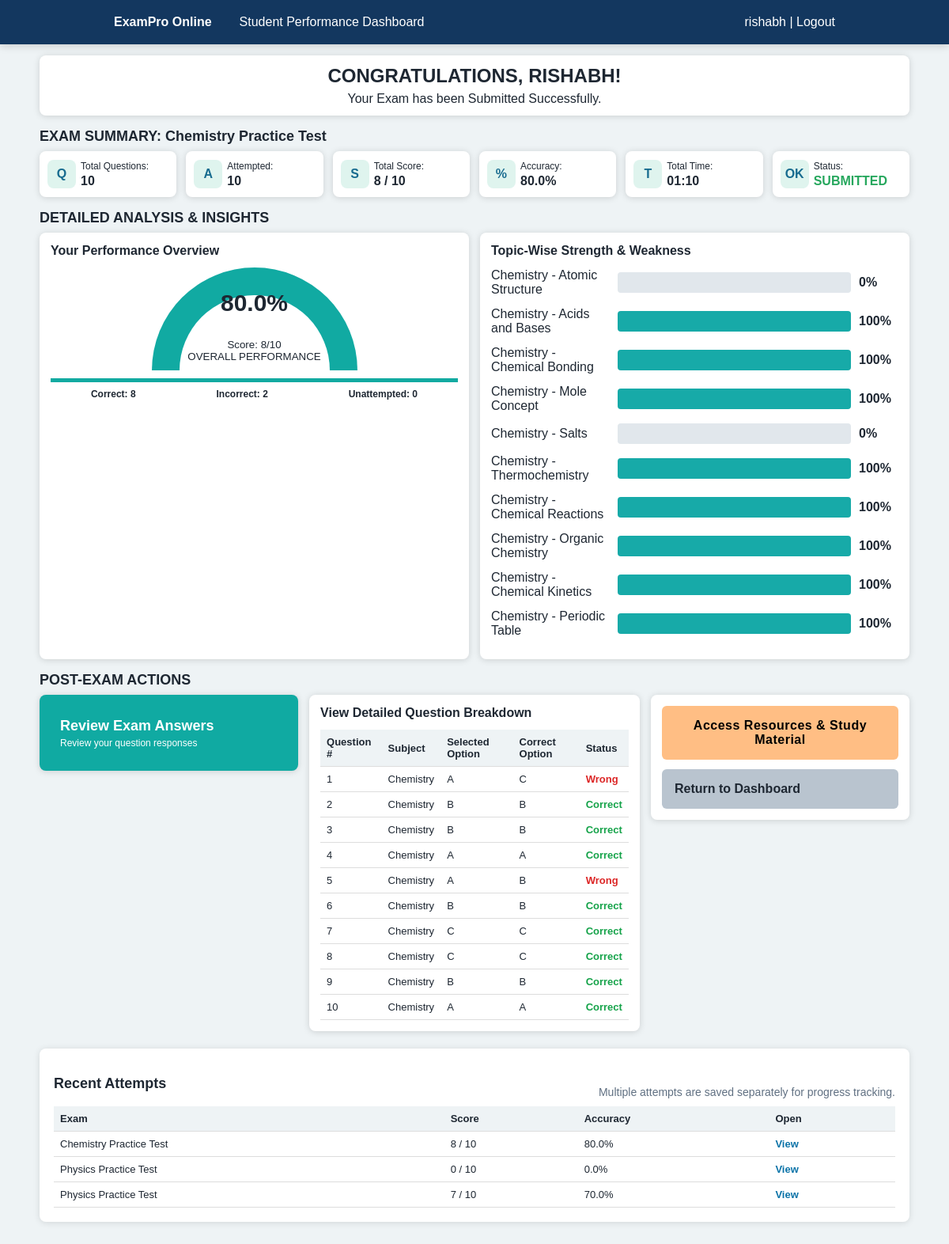
The page /result/ (signed in) on the database its author committed.
### exams/models.py (models this page shows, shortened)
class Result(models.Model):
    user = models.ForeignKey(User, on_delete=models.CASCADE, related_name="results")
    subject = models.CharField(max_length=40, default="All Subjects")
    title = models.CharField(max_length=120, default="PCM Mock Test")
    total_questions = models.PositiveIntegerField()
    attempted = models.PositiveIntegerField()
    correct = models.PositiveIntegerField()
    incorrect = models.PositiveIntegerField()
    score = models.PositiveIntegerField()
    accuracy = models.FloatField(default=0)
    time_taken = models.PositiveIntegerField(default=0)
    submitted_at = models.DateTimeField(auto_now_add=True)

class UserResponse(models.Model):
    user = models.ForeignKey(User, on_delete=models.CASCADE)
    question = models.ForeignKey(Question, on_delete=models.CASCADE)
    result = models.ForeignKey(Result, on_delete=models.CASCADE, related_name="responses", null=True, blank=True)
    selected_answer = models.CharField(max_length=1, blank=True)
    is_correct = models.BooleanField(default=False)
    marked_for_review = models.BooleanField(default=False)
    class Meta:
        unique_together = ("result", "question")

class Question(models.Model):
    subject = models.CharField(max_length=40, default="Computer Science")
    text = models.TextField()
    option_a = models.CharField(max_length=255)
    option_b = models.CharField(max_length=255)
    option_c = models.CharField(max_length=255)
    option_d = models.CharField(max_length=255)
    correct_answer = models.CharField(max_length=1, choices=[("A", "A"), ("B", "B"), ("C", "C"), ("D", "D")])
    topic = models.CharField(max_length=80, default="General Aptitude")

### exams/views.py (the view)
# urls.py: path("result/", views.result_page, name="result"),
@login_required
def result_page(request, result_id=None):
    if result_id:
        result = get_object_or_404(Result, id=result_id, user=request.user)
    else:
        result = Result.objects.filter(user=request.user).order_by("-submitted_at").first()
        if not result:
            return redirect("dashboard")
    responses = UserResponse.objects.filter(result=result).select_related("question").order_by("question_id")
    topic_stats = defaultdict(lambda: {"total": 0, "correct": 0, "percent": 0})
    for r in responses:
        s = topic_stats[f"{r.question.subject} - {r.question.topic}"]
        s["total"] += 1
        s["correct"] += int(r.is_correct)
    topics = []
    for name, s in topic_stats.items():
        s["percent"] = round((s["correct"] / s["total"]) * 100) if s["total"] else 0
        topics.append({"name": name, **s})
    time_text = f"{result.time_taken // 60:02d}:{result.time_taken % 60:02d}"
    unattempted = result.total_questions - result.attempted
    return render(request, "exams/result.html", {
        "result": result,
        "responses": responses,
        "topics": topics,
        "time_text": time_text,
        "unattempted": unattempted,
        "attempts": Result.objects.filter(user=request.user).order_by("-submitted_at")[:5],
    })

### exams/templates/exams/result.html (shortened to what this page needs)
{% load static %}
<!doctype html>
<html lang="en">
<head>
  <link rel="stylesheet" href="{% static 'exams/css/style.css' %}">
</head>
<body class="result-body">
  <nav class="dash-nav"><b>ExamPro Online</b><span>Student Performance Dashboard</span><a href="{% url 'logout' %}">{{ request.user.first_name|default:request.user.username }} | Logout</a></nav>
  <main class="dashboard">
    <section class="congrats"><h1>CONGRATULATIONS, {{ request.user.first_name|default:request.user.username|upper }}!</h1><p>Your Exam has been Submitted Successfully.</p></section>
    <h2>EXAM SUMMARY: {{ result.title }}</h2>
    <div class="summary-grid">
      <div><i>Q</i><span>Total Questions:</span><b>{{ result.total_questions }}</b></div>
      <div><i>A</i><span>Attempted:</span><b>{{ result.attempted }}</b></div>
      <div><i>S</i><span>Total Score:</span><b>{{ result.score }} / {{ result.total_questions }}</b></div>
      <div><i>%</i><span>Accuracy:</span><b>{{ result.accuracy }}%</b></div>
      <div><i>T</i><span>Total Time:</span><b>{{ time_text }}</b></div>
      <div><i>OK</i><span>Status:</span><b class="passed">SUBMITTED</b></div>
    </div>
    <h2>DETAILED ANALYSIS & INSIGHTS</h2>
    <section class="analysis-grid">
      <div class="panel">
        <h3>Your Performance Overview</h3>
        <div class="gauge" style="--score: {{ result.accuracy }}%"><span>{{ result.accuracy }}%</span><small>Score: {{ result.score }}/{{ result.total_questions }}<br>OVERALL PERFORMANCE</small></div>
        <div class="mini-stats"><b>Correct: {{ result.correct }}</b><b>Incorrect: {{ result.incorrect }}</b><b>Unattempted: {{ unattempted }}</b></div>
      </div>
      <div class="panel">
        <h3>Topic-Wise Strength & Weakness</h3>
        {% for t in topics %}
          <div class="topic-row"><span>{{ t.name }}</span><div><i style="width:{{ t.percent }}%"></i></div><b>{{ t.percent }}%</b></div>
        {% endfor %}
      </div>
    </section>
    <h2>POST-EXAM ACTIONS</h2>
    <section class="post-grid">
      <a class="review-btn" href="#answers">Review Exam Answers<small>Review your question responses</small></a>
      <div class="panel" id="answers">
        <h3>View Detailed Question Breakdown</h3>
        <table>
          <thead><tr><th>Question #</th><th>Subject</th><th>Selected Option</th><th>Correct Option</th><th>Status</th></tr></thead>
          <tbody>
          {% for r in responses %}
            <tr><td>{{ forloop.counter }}</td><td>{{ r.question.subject }}</td><td>{{ r.selected_answer|default:"-" }}</td><td>{{ r.question.correct_answer }}</td><td class="{% if r.is_correct %}ok{% else %}bad{% endif %}">{% if r.is_correct %}Correct{% else %}Wrong{% endif %}</td></tr>
          {% endfor %}
          </tbody>
        </table>
      </div>
      <div class="panel action-panel">
        <button>Access Resources & Study Material</button>
        <a href="{% url 'dashboard' %}">Return to Dashboard</a>
      </div>
    </section>
    <section class="history-panel compact-history">
      <div class="section-title">
        <h2>Recent Attempts</h2>
        <p>Multiple attempts are saved separately for progress tracking.</p>
      </div>
      <div class="history-table">
        <table>
          <thead><tr><th>Exam</th><th>Score</th><th>Accuracy</th><th>Open</th></tr></thead>
          <tbody>
          {% for item in attempts %}
            <tr><td>{{ item.title }}</td><td>{{ item.score }} / {{ item.total_questions }}</td><td>{{ item.accuracy }}%</td><td><a href="{% url 'result_detail' item.id %}">View</a></td></tr>
          {% endfor %}
          </tbody>
        </table>
      </div>
    </section>
  </main>
</body>
</html>

### exams/static/exams/css/style.css (style rules this page uses)
:root { --teal: #11a985; --teal-dark: #079675; --blue: #1f6fa8; --navy: #13375f; --orange: #f69a18; --green: #37b751; --red: #df4a18; --purple: #6546b7; --line: #d7dde3; --soft: #eef3f5; --text: #1e2732; }
* { box-sizing: border-box; }
body { margin: 0; font-family: Arial, Helvetica, sans-serif; color: var(--text); background: #eef3f5; }
button, input, select { font: inherit; }
button { cursor: pointer; border: 0; font-weight: 700; letter-spacing: .5px; }
a { color: inherit; text-decoration: none; }
button, a, .exam-choice, .summary-grid > div, .panel { transition: transform .18s ease, box-shadow .18s ease, background .18s ease; }
.dash-nav { height: 56px; background: #13375f; color: white; display: flex; align-items: center; gap: 35px; padding: 0 12%; box-shadow: 0 2px 10px rgba(0,0,0,.16); }
.dash-nav a { margin-left: auto; }
.metric-strip div, .exam-choice, .history-panel { background: white; border-radius: 8px; box-shadow: 0 1px 8px rgba(0,0,0,.12); }
.history-panel { margin-top: 22px; padding: 18px; }
.section-title { display: flex; align-items: end; justify-content: space-between; gap: 20px; margin-bottom: 10px; }
.section-title h2 { margin: 0; }
.section-title p { margin: 0; color: #607082; font-size: 14px; }
.history-table { overflow-x: auto; }
.history-table a { color: #0b73a8; font-weight: 800; }
.compact-history { margin-bottom: 34px; }
.dashboard { width: min(1100px, 92vw); margin: 14px auto 36px; }
.congrats, .panel, .summary-grid > div { background: white; border-radius: 8px; box-shadow: 0 1px 8px rgba(0,0,0,.15); }
.congrats { text-align: center; padding: 12px; margin-bottom: 14px; }
.congrats h1 { margin: 0; font-size: 24px; }
.congrats p { margin: 6px 0 0; }
.dashboard h2 { font-size: 18px; margin: 16px 0 8px; }
.summary-grid { display: grid; grid-template-columns: repeat(6, 1fr); gap: 12px; }
.summary-grid > div { display: grid; grid-template-columns: 42px 1fr; align-items: center; padding: 10px; min-height: 58px; }
.summary-grid i { grid-row: span 2; width: 36px; height: 36px; border-radius: 8px; display: grid; place-items: center; background: #dff4ee; color: #176b8f; font-style: normal; font-weight: 700; }
.summary-grid span { font-size: 12px; }
.summary-grid b { font-size: 16px; }
.passed { color: #26a75d; }
.analysis-grid { display: grid; grid-template-columns: 1fr 1fr; gap: 14px; }
.panel { padding: 14px; }
.panel h3 { margin: 0 0 12px; font-size: 16px; }
.gauge { width: 260px; height: 130px; margin: 10px auto; border-radius: 130px 130px 0 0; background: conic-gradient(from 270deg at 50% 100%, #11aaa2 var(--score), #e6ebef 0); position: relative; display: grid; place-items: end center; padding-bottom: 10px; overflow: hidden; }
.gauge::after { content: ""; position: absolute; width: 190px; height: 95px; bottom: 0; border-radius: 100px 100px 0 0; background: white; }
.gauge span, .gauge small { position: relative; z-index: 1; text-align: center; }
.gauge span { font-size: 30px; font-weight: 800; }
.mini-stats { display: flex; justify-content: space-around; font-size: 12px; border-top: 5px solid #12aaa1; padding-top: 8px; }
.topic-row { display: grid; grid-template-columns: 150px 1fr 50px; align-items: center; gap: 10px; margin: 13px 0; }
.topic-row div { height: 26px; background: #e1e7ec; border-radius: 4px; overflow: hidden; }
.topic-row i { display: block; height: 100%; background: #17aaa8; }
.post-grid { display: grid; grid-template-columns: .9fr 1.15fr .9fr; gap: 14px; align-items: start; }
.review-btn { display: grid; align-content: center; min-height: 96px; padding: 20px 26px; background: #10aaa2; color: white; border-radius: 8px; box-shadow: 0 1px 8px rgba(0,0,0,.15); font-weight: 800; font-size: 18px; }
.review-btn small { display: block; font-size: 12px; font-weight: 400; margin-top: 4px; }
table { width: 100%; border-collapse: collapse; font-size: 13px; }
th { background: #eef3f5; text-align: left; }
th, td { padding: 8px; border-bottom: 1px solid #ddd; }
.ok { color: #16a34a; font-weight: 800; }
.bad { color: #dc2626; font-weight: 800; }
.action-panel { display: grid; gap: 12px; }
.action-panel button, .action-panel a { display: block; padding: 16px; border-radius: 6px; background: #ffbe84; font-weight: 800; }
.action-panel a { background: #b9c4cf; }

### rows shown on the page
Result: title "Chemistry Practice Test", total_questions "10", attempted "10", score "8", accuracy "80.0", correct "8", incorrect "2"
UserResponse: question.subject "Chemistry", selected_answer "A", question.correct_answer "C", is_correct "Wrong"
UserResponse: question.subject "Chemistry", selected_answer "B", question.correct_answer "B", is_correct "Correct"
UserResponse: question.subject "Chemistry", selected_answer "B", question.correct_answer "B", is_correct "Correct"
UserResponse: question.subject "Chemistry", selected_answer "A", question.correct_answer "A", is_correct "Correct"
UserResponse: question.subject "Chemistry", selected_answer "A", question.correct_answer "B", is_correct "Wrong"
UserResponse: question.subject "Chemistry", selected_answer "B", question.correct_answer "B", is_correct "Correct"
UserResponse: question.subject "Chemistry", selected_answer "C", question.correct_answer "C", is_correct "Correct"
UserResponse: question.subject "Chemistry", selected_answer "C", question.correct_answer "C", is_correct "Correct"
UserResponse: question.subject "Chemistry", selected_answer "B", question.correct_answer "B", is_correct "Correct"
UserResponse: question.subject "Chemistry", selected_answer "A", question.correct_answer "A", is_correct "Correct"
Result: title "Physics Practice Test", score "0", total_questions "10", accuracy "0.0"
Result: title "Physics Practice Test", score "7", total_questions "10", accuracy "70.0"

### other values the page prints
{{ request.user.first_name|default:request.user.username }} "rishabh"
{{ request.user.first_name|default:request.user.username|upper }} "RISHABH"
{{ time_text }} "01:10"
{{ unattempted }} "0"
{{ t.name }} "Chemistry - Atomic Structure" "Chemistry - Acids and Bases" "Chemistry - Chemical Bonding" "Chemistry - Mole Concept" "Chemistry - Salts" "Chemistry - Thermochemistry" "Chemistry - Chemical Reactions" "Chemistry - Organic Chemistry" "Chemistry - Chemical Kinetics" "Chemistry - Periodic Table"
{{ t.percent }} "0" "100" "100" "100" "0" "100" "100" "100" "100" "100"
